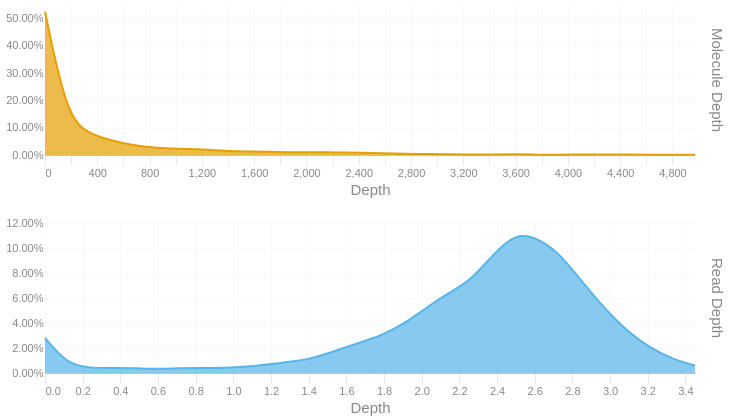

Here is the notebook cell this chart was saved with:
### Code cell
readdep = depth_hist(tb['Read Depth'], q99, 3)
readdep = readdep.with_columns(pl.lit('Read Depth').alias('Metric'))
if not SKIPLR:
    moldep = depth_hist(tb['Molecule Depth'], mol_q99, 1)
    moldep = moldep.with_columns(pl.lit('Molecule Depth').alias('Metric'))
    _hist = pl.concat([readdep, moldep])
    _hist = _hist.filter(pl.col('Proportion') != 0)
    with SafeRender(_hist):
        (
            alt.Chart(_hist)        
            .mark_area(interpolate = "basis")
            .encode(
                x=alt.X('Bin:Q').scale(domainMin=0).axis(alt.Axis(title='Depth')),
                y = alt.Y('Proportion:Q', title = None).axis(format = '.2%'),
                color = alt.Color('Metric:N').legend(None),
                row = alt.Row("Metric:N").header(title = None, labelOrient = 'right'),
                tooltip = [
                    alt.Tooltip("Metric:N", title = "Metric"),
                    alt.Tooltip('Interval:N', title = "Depth Interval"),
                    alt.Tooltip('Proportion:Q', title = "% Alignments").format('.2%')
                ]
            )
            .resolve_scale(x='independent', y='independent')
            .properties(
                height = 150, width = 650,
                usermeta={'embedOptions': {'downloadFileName': f'{samplename}.depth.hist'}}
            )
        ).display()
else:
    readdep = readdep.filter(pl.col('Proportion') != 0)
    with SafeRender(readdep):
        (
            alt.Chart(readdep)        
            .mark_area(interpolate = "basis")
            .encode(
                x=alt.X('Bin:Q').scale(domainMin=0).axis(alt.Axis(title='Depth')),
                y = alt.Y('Proportion:Q', title = None).axis(format = '.2%'),
                tooltip = [
                    alt.Tooltip('Interval:N', title = "Depth Interval"),
                    alt.Tooltip('Proportion:Q', title = "% Alignments").format('.2%')
                ]
            )
            .properties(
                usermeta={'embedOptions': {'downloadFileName': f'{samplename}.depth.hist'}}
            )
        ).display()

### Figure 1 — Vega-Lite specification as saved in the notebook (floating-point values rounded to 4 significant figures)
{"width": 650, "height": 150, "config": {"title": {"anchor": "start", "dy": -15, "fontSize": 18, "color": "#888888", "subtitleColor": "#888888", "subtitleFontSize": 14}, "arc": {"fill": "#0072B2"}, "axis": {"domainColor": "#888888", "domainWidth": 0.5, "gridWidth": 0.2, "grid": false, "titleFontWeight": 400, "titleFontSize": 15, "labelFontSize": 11, "labelColor": "#888888", "tickColor": "#888888", "tickWidth": 0.2, "titleColor": "#888888"}, "axisBand": {"grid": false}, "axisX": {"grid": true, "tickSize": 10, "domainCap": "round"}, "axisY": {"domain": false, "grid": true, "tickSize": 0, "domainCap": "round"}, "background": "transparent", "header": {"labelFontSize": 15, "labelColor": "#888888", "titleFontSize": 15, "titleFontWeight": 600, "titleColor": "#888888"}, "legend": {"labelFont": "sans-serif", "labelFontSize": 12, "labelColor": "#888888", "symbolSize": 100, "symbolType": "circle", "titleFontSize": 12, "titlePadding": 10, "titleColor": "#888888", "title": null}, "range": {"category": ["#E69F00", "#56B4E9", "#009E73", "#F0E442", "#0072B2", "#D55E00", "#CC79A7", "#000000"], "diverging": ["#cfe8f3", "#a2d4ec", "#73bfe2", "#46abdb", "#1696d2", "#12719e"]}, "area": {"fill": "#0072B2", "fillOpacity": 0.7, "line": true, "strokeOpacity": 0.7}, "line": {"color": "#0072B2", "stroke": "#0072B2", "strokeWidth": 2}, "trail": {"color": "#0072B2", "stroke": "#0072B2", "strokeWidth": 0, "size": 1}, "point": {"filled": true, "fillOpacity": 1.0, "size": 95}, "text": {"color": "#888888", "fontSize": 11, "align": "right", "fontWeight": 400, "size": 11}, "bar": {"fill": "#0072B2", "stroke": null}, "view": {"stroke": null, "continuousWidth": 660, "continuousHeight": 400}}, "data": {"name": "data-f6beda56eaecf142eb3764319ec75c11"}, "mark": {"type": "area", "interpolate": "basis"}, "encoding": {"color": {"field": "Metric", "legend": null, "type": "nominal"}, "row": {"field": "Metric", "header": {"title": null, "labelOrient": "right"}, "type": "nominal"}, "tooltip": [{"field": "Metric", "title": "Metric", "type": "nominal"}, {"field": "Interval", "title": "Depth Interval", "type": "nominal"}, {"field": "Proportion", "format": ".2%", "title": "% Alignments", "type": "quantitative"}], "x": {"axis": {"title": "Depth"}, "field": "Bin", "scale": {"domainMin": 0}, "type": "quantitative"}, "y": {"axis": {"format": ".2%"}, "field": "Proportion", "title": null, "type": "quantitative"}}, "resolve": {"scale": {"x": "independent", "y": "independent"}}, "usermeta": {"embedOptions": {"downloadFileName": "S1_Tusket_030.depth.hist"}}, "$schema": "https://vega.github.io/schema/vega-lite/v6.1.0.json", "datasets": {"data-f6beda56eaecf142eb3764319ec75c11": [{"Bin": 0.0, "Interval": "0.0-0.119", "Proportion": 0.028, "Metric": "Read Depth"}, {"Bin": 0.119, "Interval": "0.119-0.238", "Proportion": 0.007, "Metric": "Read Depth"}, {"Bin": 0.238, "Interval": "0.238-0.357", "Proportion": 0.004, "Metric": "Read Depth"}, {"Bin": 0.357, "Interval": "0.357-0.476", "Proportion": 0.004, "Metric": "Read Depth"}, {"Bin": 0.476, "Interval": "0.476-0.595", "Proportion": 0.004, "Metric": "Read Depth"}, {"Bin": 0.595, "Interval": "0.595-0.714", "Proportion": 0.003, "Metric": "Read Depth"}, {"Bin": 0.714, "Interval": "0.714-0.833", "Proportion": 0.004, "Metric": "Read Depth"}, {"Bin": 0.833, "Interval": "0.833-0.952", "Proportion": 0.004, "Metric": "Read Depth"}, {"Bin": 0.952, "Interval": "0.952-1.071", "Proportion": 0.004, "Metric": "Read Depth"}, {"Bin": 1.071, "Interval": "1.071-1.19", "Proportion": 0.005, "Metric": "Read Depth"}, {"Bin": 1.19, "Interval": "1.19-1.309", "Proportion": 0.007, "Metric": "Read Depth"}, {"Bin": 1.309, "Interval": "1.309-1.428", "Proportion": 0.009, "Metric": "Read Depth"}, {"Bin": 1.428, "Interval": "1.428-1.547", "Proportion": 0.012, "Metric": "Read Depth"}, {"Bin": 1.547, "Interval": "1.547-1.666", "Proportion": 0.018, "Metric": "Read Depth"}, {"Bin": 1.666, "Interval": "1.666-1.785", "Proportion": 0.024, "Metric": "Read Depth"}, {"Bin": 1.785, "Interval": "1.785-1.904", "Proportion": 0.03, "Metric": "Read Depth"}, {"Bin": 1.904, "Interval": "1.904-2.023", "Proportion": 0.039, "Metric": "Read Depth"}, {"Bin": 2.023, "Interval": "2.023-2.142", "Proportion": 0.052, "Metric": "Read Depth"}, {"Bin": 2.142, "Interval": "2.142-2.261", "Proportion": 0.064, "Metric": "Read Depth"}, {"Bin": 2.261, "Interval": "2.261-2.38", "Proportion": 0.074, "Metric": "Read Depth"}, {"Bin": 2.38, "Interval": "2.38-2.499", "Proportion": 0.095, "Metric": "Read Depth"}, {"Bin": 2.499, "Interval": "2.499-2.618", "Proportion": 0.112, "Metric": "Read Depth"}, {"Bin": 2.618, "Interval": "2.618-2.737", "Proportion": 0.108, "Metric": "Read Depth"}, {"Bin": 2.737, "Interval": "2.737-2.856", "Proportion": 0.095, "Metric": "Read Depth"}, {"Bin": 2.856, "Interval": "2.856-2.975", "Proportion": 0.072, "Metric": "Read Depth"}, {"Bin": 2.975, "Interval": "2.975-3.094", "Proportion": 0.051, "Metric": "Read Depth"}, {"Bin": 3.094, "Interval": "3.094-3.213", "Proportion": 0.033, "Metric": "Read Depth"}, {"Bin": 3.213, "Interval": "3.213-3.332", "Proportion": 0.02, "Metric": "Read Depth"}, {"Bin": 3.332, "Interval": "3.332-3.451", "Proportion": 0.011, "Metric": "Read Depth"}, {"Bin": 3.451, "Interval": "3.451-3.57", "Proportion": 0.006, "Metric": "Read Depth"}, {"Bin": 0.0, "Interval": "0.0-171.5", "Proportion": 0.525, "Metric": "Molecule Depth"}, {"Bin": 171.5, "Interval": "171.5-342.9", "Proportion": 0.133, "Metric": "Molecule Depth"}, {"Bin": 342.9, "Interval": "342.9-514.4", "Proportion": 0.077, "Metric": "Molecule Depth"}, {"Bin": 514.4, "Interval": "514.4-685.8", "Proportion": 0.052, "Metric": "Molecule Depth"}, {"Bin": 685.8, "Interval": "685.8-857.3", "Proportion": 0.034, "Metric": "Molecule Depth"}, {"Bin": 857.3, "Interval": "857.3-1028.8", "Proportion": 0.025, "Metric": "Molecule Depth"}, {"Bin": 1029.0, "Interval": "1028.8-1200.2", "Proportion": 0.023, "Metric": "Molecule Depth"}, {"Bin": 1200.0, "Interval": "1200.2-1371.7", "Proportion": 0.021, "Metric": "Molecule Depth"}, {"Bin": 1372.0, "Interval": "1371.7-1543.1", "Proportion": 0.015, "Metric": "Molecule Depth"}, {"Bin": 1543.0, "Interval": "1543.1-1714.6", "Proportion": 0.012, "Metric": "Molecule Depth"}, {"Bin": 1715.0, "Interval": "1714.6-1886.1", "Proportion": 0.012, "Metric": "Molecule Depth"}, {"Bin": 1886.0, "Interval": "1886.1-2057.5", "Proportion": 0.01, "Metric": "Molecule Depth"}, {"Bin": 2058.0, "Interval": "2057.5-2229.0", "Proportion": 0.011, "Metric": "Molecule Depth"}, {"Bin": 2229.0, "Interval": "2229.0-2400.4", "Proportion": 0.009, "Metric": "Molecule Depth"}, {"Bin": 2400.0, "Interval": "2400.4-2571.9", "Proportion": 0.009, "Metric": "Molecule Depth"}, {"Bin": 2572.0, "Interval": "2571.9-2743.3", "Proportion": 0.006, "Metric": "Molecule Depth"}, {"Bin": 2743.0, "Interval": "2743.3-2914.8", "Proportion": 0.005, "Metric": "Molecule Depth"}, {"Bin": 2915.0, "Interval": "2914.8-3086.3", "Proportion": 0.003, "Metric": "Molecule Depth"}, {"Bin": 3086.0, "Interval": "3086.3-3257.7", "Proportion": 0.003, "Metric": "Molecule Depth"}, {"Bin": 3258.0, "Interval": "3257.7-3429.2", "Proportion": 0.001, "Metric": "Molecule Depth"}, {"Bin": 3429.0, "Interval": "3429.2-3600.6", "Proportion": 0.002, "Metric": "Molecule Depth"}, {"Bin": 3601.0, "Interval": "3600.6-3772.1", "Proportion": 0.003, "Metric": "Molecule Depth"}, {"Bin": 3772.0, "Interval": "3772.1-3943.6", "Proportion": 0.001, "Metric": "Molecule Depth"}, {"Bin": 3944.0, "Interval": "3943.6-4115.0", "Proportion": 0.001, "Metric": "Molecule Depth"}, {"Bin": 4115.0, "Interval": "4115.0-4286.5", "Proportion": 0.002, "Metric": "Molecule Depth"}, {"Bin": 4286.0, "Interval": "4286.5-4457.9", "Proportion": 0.002, "Metric": "Molecule Depth"}, {"Bin": 4458.0, "Interval": "4457.9-4629.4", "Proportion": 0.002, "Metric": "Molecule Depth"}, {"Bin": 4629.0, "Interval": "4629.4-4800.9", "Proportion": 0.001, "Metric": "Molecule Depth"}, {"Bin": 4801.0, "Interval": "4800.9-4972.3", "Proportion": 0.001, "Metric": "Molecule Depth"}, {"Bin": 4972.0, "Interval": "4972.3-5143.78", "Proportion": 0.001, "Metric": "Molecule Depth"}]}}
